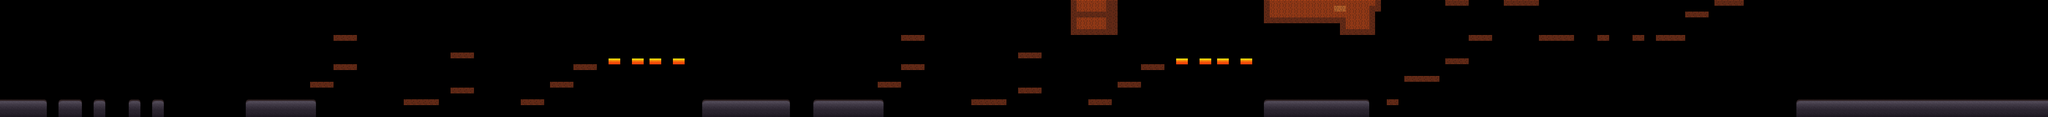

Tiled map render using the project's own tile images. Description and the map definition, with tile-layer contents summarised, below:
An orthogonal 350x20 tile map with 32x32 px tiles, 1 tile layer (Ground) and 91 objects (End, mole1, mole2, mole3, mole4, ...).

<map version="1.0" orientation="orthogonal" width="350" height="20" tilewidth="32" tileheight="32">
 <tileset firstgid="1" name="ground" tilewidth="32" tileheight="32" spacing="4" margin="2">
  <image source="ground.png" width="252" height="252" />
 </tileset>
 <layer name="Ground" width="350" height="20">
  <data>[7000 cells, 634 non-empty, 9 distinct tile ids]</data>
 </layer>
 <objectgroup name="Objects" width="350" height="20">
  <object name="End" x="10885" y="473" width="64" height="64" />
  <object name="mole1" x="1633" y="515" width="28" height="31">
   <properties>
    <property name="autoTurn" value="YES" />
    <property name="orientationLeft" value="YES" />
    <property name="patrol" value="6" />
   </properties>
  </object>
  <object name="mole2" x="2365" y="513" width="28" height="31">
   <properties>
    <property name="autoTurn" value="YES" />
    <property name="orientationLeft" value="YES" />
    <property name="patrol" value="6" />
   </properties>
  </object>
  <object name="mole3" x="3232" y="319" width="28" height="31">
   <properties>
    <property name="autoTurn" value="YES" />
    <property name="orientationLeft" value="YES" />
    <property name="patrol" value="12" />
   </properties>
  </object>
  <object name="mole4" x="4229" y="509" width="28" height="31">
   <properties>
    <property name="autoTurn" value="YES" />
    <property name="orientationLeft" value="YES" />
    <property name="patrol" value="8" />
   </properties>
  </object>
  <object name="mole5" x="4772" y="517" width="28" height="31">
   <properties>
    <property name="autoTurn" value="YES" />
    <property name="orientationLeft" value="YES" />
    <property name="patrol" value="10" />
   </properties>
  </object>
  <object name="mole6" x="5572" y="252" width="28" height="31">
   <properties>
    <property name="autoTurn" value="NO" />
    <property name="orientationLeft" value="NO" />
    <property name="patrol" value="10" />
   </properties>
  </object>
  <object name="mole7" x="6116" y="159" width="28" height="31">
   <properties>
    <property name="autoTurn" value="NO" />
    <property name="orientationLeft" value="NO" />
    <property name="patrol" value="20" />
   </properties>
  </object>
  <object name="mole8" x="6207" y="31" width="28" height="31">
   <properties>
    <property name="autoTurn" value="NO" />
    <property name="orientationLeft" value="NO" />
    <property name="patrol" value="20" />
   </properties>
  </object>
  <object name="mole9" x="6691" y="30" width="28" height="31">
   <properties>
    <property name="autoTurn" value="NO" />
    <property name="orientationLeft" value="NO" />
    <property name="patrol" value="20" />
   </properties>
  </object>
  <object name="mole10" x="7688" y="383" width="28" height="31">
   <properties>
    <property name="autoTurn" value="NO" />
    <property name="orientationLeft" value="NO" />
    <property name="patrol" value="20" />
   </properties>
  </object>
  <object name="mole11" x="7049" y="514" width="28" height="31">
   <properties>
    <property name="autoTurn" value="NO" />
    <property name="orientationLeft" value="NO" />
    <property name="patrol" value="20" />
   </properties>
  </object>
  <object name="mole12" x="8129" y="160" width="28" height="31">
   <properties>
    <property name="autoTurn" value="YES" />
    <property name="orientationLeft" value="YES" />
    <property name="patrol" value="6" />
   </properties>
  </object>
  <object name="mole13" x="9505" y="-32" width="28" height="31">
   <properties>
    <property name="autoTurn" value="YES" />
    <property name="orientationLeft" value="YES" />
    <property name="patrol" value="8" />
   </properties>
  </object>
  <object name="oil1" x="385" y="512" width="29" height="32">
   <properties>
    <property name="spriteName" value="botox2.png" />
    <property name="strictWidth" value="40" />
    <property name="timeModifier" value="50" />
   </properties>
  </object>
  <object name="oil2" x="2213" y="513" width="29" height="32">
   <properties>
    <property name="spriteName" value="botox2.png" />
    <property name="strictWidth" value="40" />
    <property name="timeModifier" value="50" />
   </properties>
  </object>
  </objectgroup>
 <objectgroup name="Collision" width="350" height="20">
  <!-- 55 objects omitted --></objectgroup>
</map>
<!-- 75 of 91 objects omitted -->